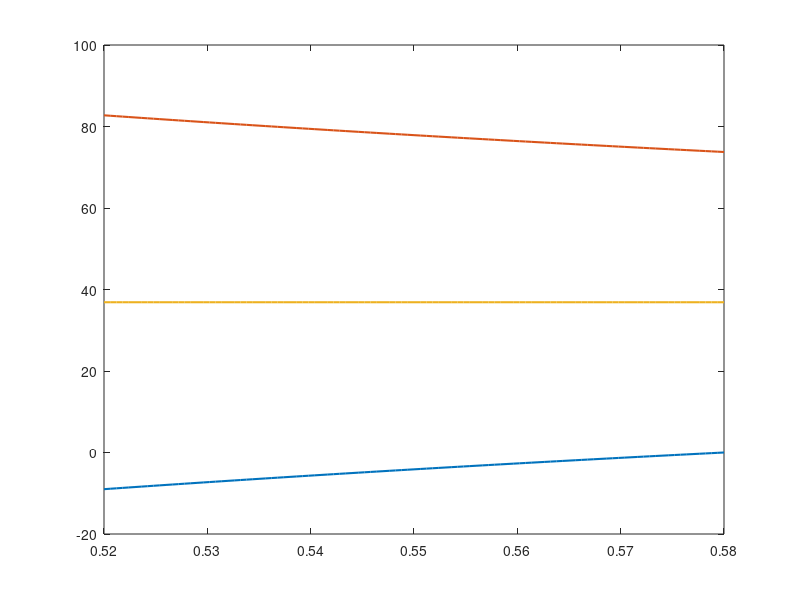

This chart was generated by the following MATLAB code: (Note: this script raises an error after producing the figure.)
%Calculation of thick wall cylinder stresses
clear;
close all

Ro = 0.58; %cm
Ri = 0.52; %cm
p = 9; %MPa
nu = 0.41;
r = [0:100]/100*(Ro-Ri)+Ri;

%rr stress
sigma_rr = -p*((Ro./r).^2-1)./((Ro/Ri)^2-1);

%tt stress
sigma_tt = p*((Ro./r).^2+1)./((Ro/Ri)^2-1);

%zz stress
sigma_zz = p/((Ro/Ri)^2 - 1)*ones(size(r));

figure(1)
plot(r,[sigma_rr;sigma_tt;sigma_zz],'linewidth',1.5)
set(gca,'fontsize',18)
xlabel('r (cm)')
ylabel('Stress (MPa)')
legend('\sigma_{rr}', '\sigma_{\theta \theta}', '\sigma_{zz}')
legend boxoff

%Thin walled cylinders
Rav = (Ro + Ri)/2;
th = (Ro - Ri);
sigma_rr_thin = -p/2*ones(size(r));
sigma_tt_thin = p*Rav/th*ones(size(r));
sigma_zz_thin = p*Rav/(2*th)*ones(size(r));

figure(1)
plot(r,[sigma_rr;sigma_tt;sigma_zz],'linewidth',1.5)
hold on
ax = gca;
ax.ColorOrderIndex = 1;
plot(r,[sigma_rr_thin;sigma_tt_thin;sigma_zz_thin],'--','linewidth',1.5)
set(gca,'fontsize',18)
xlabel('r (cm)')
ylabel('Stress (MPa)')
legend('\sigma_{rr}', '\sigma_{\theta \theta}', '\sigma_{zz}')
legend boxoff


